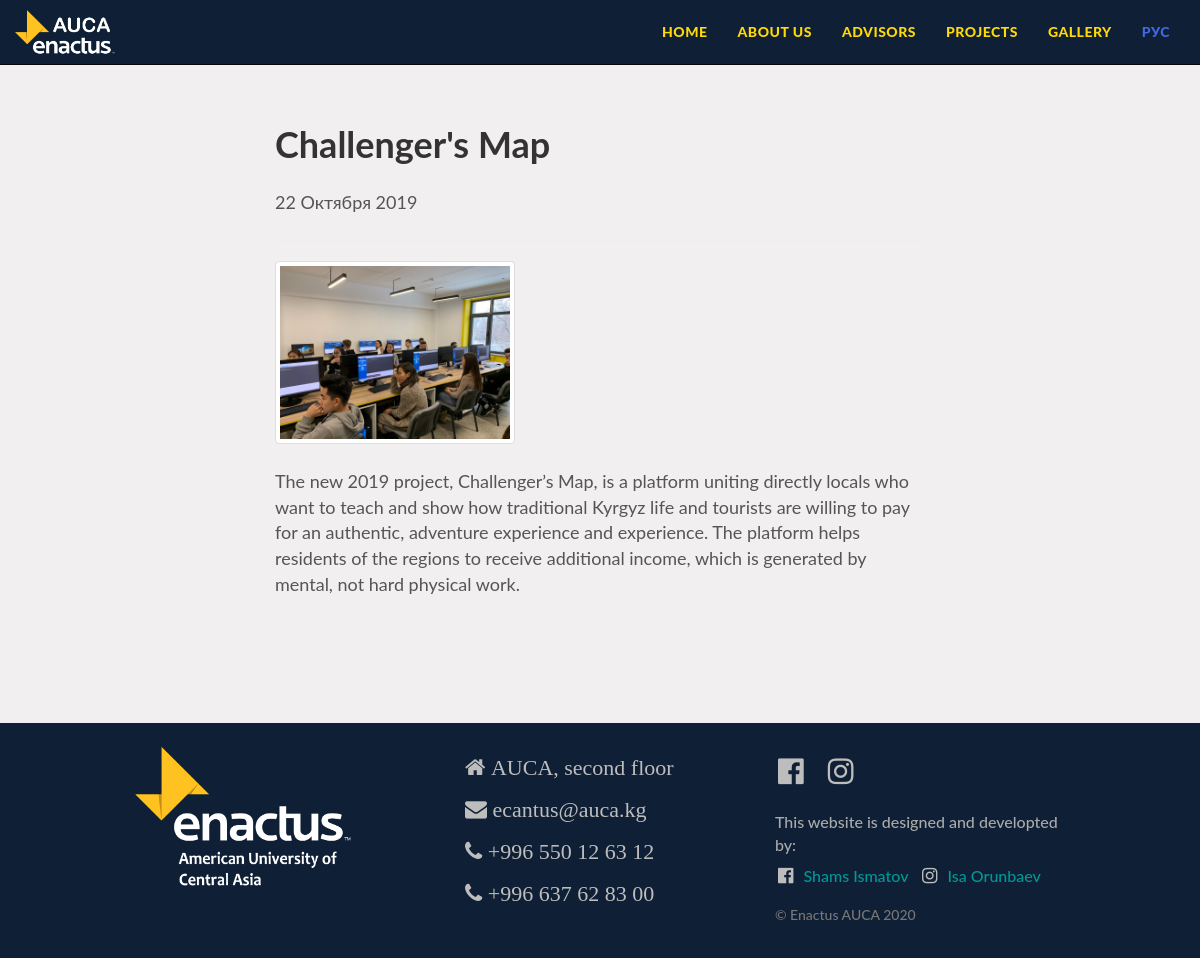
Page /en/projects/3/ on the committed database.
### the_app/models.py (models this page shows, shortened)
class Projects(models.Model):
    name = models.CharField(max_length=100)
    short_desc = models.CharField(max_length=200)
    description = models.TextField()
    photo1 = models.ImageField(upload_to='project')
    photo2 = models.ImageField(upload_to='project', blank=True)

class Contact(models.Model):
    address = models.CharField(max_length=150)
    phone_num1 = models.CharField(max_length=30)
    phone_num2 = models.CharField(max_length=30, blank=True)
    phone_num3 = models.CharField(max_length=30, blank=True)
    insta_link = models.CharField(max_length=150)
    fb_link = models.CharField(max_length=150)

### the_app/views.py (the view)
# urls.py: path('projects/<int:project_id>/', views.projects_details, name='project-detail'),
def projects_details(request, project_id):
    project = Projects.objects.get(id=project_id)
    contact = Contact.objects.get(id=1)
    context = {'project': project, 'contact': contact}
    return render(request, 'project_detail.html', context)

### the_app/templates/project_detail.html (shortened to what this page needs)
{% extends "base.html" %}
{% block content %}
<div id="post">
    <div class="container">
      <div class="row">
        <div class="post-content">
          <h1>{{ project.name | safe}}</h1>
          <div class="post-info-wrapper">
            <p class="post-date">22 Октября 2019</p>
          </div>
          <hr />
          <img class="img-fluid img-thumbnail" src="{{ project.photo1.url }}" width=" 240px" height="175px">
          <p>{{ project.description | safe }}</p>
          <hr />
        </div>
      </div>
    </div>
  </div>
{% endblock %}

### the_app/templates/base.html (shortened to what this page needs)
{% load static %}
{% load i18n %}
{% get_current_language as LANGUAGE_CODE %}
<!DOCTYPE html>
<html class="no-js"  style="min-height: 100vh;">
<head>
    <link rel="stylesheet" href="https://maxcdn.bootstrapcdn.com/bootstrap/3.3.7/css/bootstrap.min.css" />
    <link rel="stylesheet" href="https://maxcdn.bootstrapcdn.com/font-awesome/4.5.0/css/font-awesome.min.css" />
    <link href="https://cdn-images.mailchimp.com/embedcode/classic-10_7.css" rel="stylesheet" type="text/css" />
    <link rel="stylesheet" href="{% static 'css/OwlCarousel/owl.carousel.min.css' %}" />
    <link rel="stylesheet" href="{% static 'css/OwlCarousel/owl.theme.default.min.css' %}" />
    <link rel="stylesheet" href="{% static 'css/lightbox.min.css' %}" />
</head>
<body>
    <div class="navbar navbar-inverse navbar-fixed-top">
        <div class="container">
            <div class="navbar-header">
                <a class="navbar-brand" href="/">
                    <img src="{% static '/images/AUCA-logo.png' %}" />
                </a>
            </div>
            <div class="navbar-collapse collapse">
                <ul class="nav navbar-nav navbar-right">
                    <li><a href="/">{% trans 'Home' %}</a></li>
                    <li><a class="nav-link" href="/#mission">{% trans 'About Us' %}</a></li>
                    <li><a class="nav-link" href="/advisors">{% trans 'Advisors' %}</a></li>
                    <li><a class="nav-link" href="/projects">{% trans 'Projects' %}</a></li>
                    <li><a class="nav-link" href="/gallery">{% trans 'Gallery' %}</a></li>
                    {% if LANGUAGE_CODE == "en" %}
                    <li><a  style="color: royalblue;" href="/ru{{ request.get_full_path |slice:'3:'}}">РУС</a></li>
                    {% else %}
                    <li><a style="color: royalblue;" href="/en{{ request.get_full_path |slice:'3:'}}">ENG</a></li>
                    {% endif %}
                </ul>
            </div>
        </div>
    </div>
    {% block content %}
    {% endblock %}
    <div id="footer">
    <div class="container">
        <div class="row">
            <br>
            <div class="col-lg-4 col-md-4 col-sm-4">
                <img style=" object-fit: cover;
                height: 150px;"
                src="{% static '/images/full-white-logo.png' %}" alt="photos in carousel" >
            </div>
            <div class="col-lg-4 col-md-4 col-sm-4">
                <i class="fa fa-home" style="font-size: 22px;">   {{ contact.address }}</i>
                <i class="fa fa-envelope" style="font-size: 22px;">   ecantus@auca.kg</i>
                <i class="fa fa-phone" style="font-size: 22px;">  {{ contact.phone_num1 }}</i>
                {% if contact.phone_num2 != '' %}
                <i class="fa fa-phone" style="font-size: 22px;">  {{ contact.phone_num2 }}</i><br>
                {% endif %}
            </div>
            <div class="col-lg-4 col-md-4 col-sm-4">
                <a href="{{ contact.fb_link }}" target="_blank"><i class="fa fa-facebook-official"></i></a>
                <a href="{{ contact.insta_link }}" target="_blank"><i class="fa fa-instagram"></i></a>
                <br>
                <p style="padding-top: 15px;">{% trans 'This website is designed and developted by:' %} <br>
                    <a href="https://www.facebook.com/profile.php?id=100004123323037" target="blank">
                        <i class="fa fa-facebook-official" style="font-size: 18px;"></i>Shams Ismatov</a>
                    <a href="https://www.instagram.com/aintisaa/" target="blank">
                        <i class="fa fa-instagram" style="font-size: 18px;"></i>Isa Orunbaev</a>
                </p>
                <p class="copyright">&copy; Enactus AUCA 2020</p>
            </div>
        </div>
        <br>
    </div>
    </div>
</body>
</html>

### the_app/templates/base.html (style rules this page uses)
html, body { padding: 0; margin: 0; -webkit-box-sizing: border-box; box-sizing: border-box; font-family: 'Lato', Helvetica, sans-serif; }
body { background-color: #f1efef; font-size: 16px; -webkit-font-smoothing: antialiased; -webkit-overflow-scrolling: touch; }
a { color: #009897; word-wrap: break-word; -webkit-transition: color 0.1s ease-in, background 0.1s ease-in; transition: color 0.1s ease-in, background 0.1s ease-in; }
a:before, a:after { -webkit-transition: color 0.1s ease-in, background 0.1s ease-in; transition: color 0.1s ease-in, background 0.1s ease-in; }
.navbar li a { text-transform: uppercase; }
.navbar { font-weight: 800; font-size: 14px; padding-top: 10px; padding-bottom: 10px; }
.navbar-inverse { background: #0f1f35; }
.navbar-inverse .navbar-nav > li > a { letter-spacing: 0.5px; padding-top: 12px; padding-bottom: 12px; color: rgb(255, 218, 9); }
.navbar-inverse .navbar-brand { color: #999999; font-weight: bolder; font-size: 22px; letter-spacing: 1px; padding: 0; height: 30px; }
.navbar-inverse .navbar-brand img { width: 100px; height: auto; padding-bottom: 10px; position:absolute; }
#footer { background: #0f1f35; color: #0f1f35; }
#footer .container { width: 80%; }
#footer p { color: #aaa; text-align: left; margin-bottom: 10px; font-weight: 500; }
#footer .copyright { font-size: 14px; color: #777; }
#footer i { color: #bdbdbd; font-size: 30px; padding: 10px; -webkit-transition: all .3s ease-in-out; -moz-transition: all .3s ease-in-out; -o-transition: all .3s ease-in-out; transition: all .3s ease-in-out; }
#footer i.fa-facebook-official { padding-left: 3px; }

### the_app/templates/project_detail.html (style rules this page uses)
#post .post-content { margin: 125px auto 100px; max-width: 700px; width: 650px; }
#post .post-content h1 { font-weight: 700; }
#post .post-content p { font-size: 18px; font-weight: 400; color: #555; margin: 25px 0; }

### rows in the picture
Projects: name "Challenger's Map", photo1 (picture), description "The new 2019 project, Challenger’s Map, is a platform uniting directly locals who want to teach and show how traditional Kyrgyz life and tourists are willing to pay for an authentic, adventure experience and experience. The platform helps residents of the regions to receive additional income, which is generated by mental, not hard physical work."
Contact: address "AUCA, second floor", phone_num1 "+996 550 12 63 12", phone_num2 "+996 637 62 83 00"
